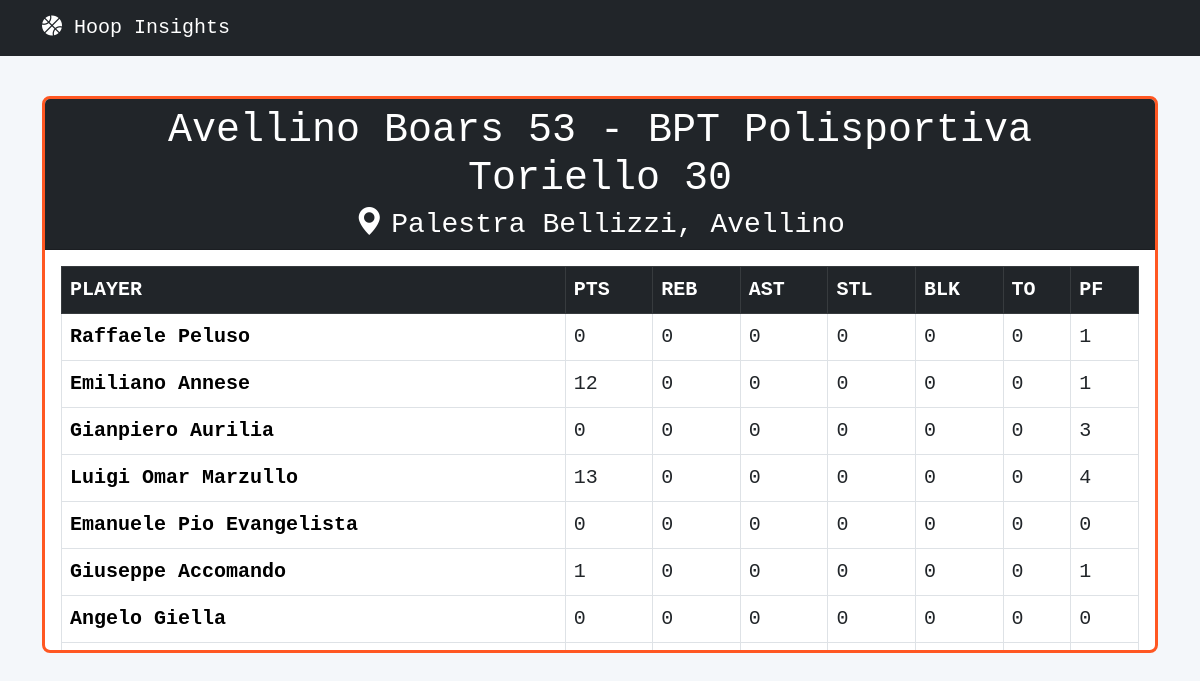
The page /games/4 on the database its author committed.
### tables this page shows
CREATE TABLE games (
    id INTEGER PRIMARY KEY AUTOINCREMENT,
    home_team VARCHAR(255),
    away_team VARCHAR(255),
    home_score INTEGER,
    away_score INTEGER,
    location VARCHAR(255),
    date DATE
);

CREATE TABLE player_stats (
    id INTEGER PRIMARY KEY AUTOINCREMENT,
    player_id INTEGER,
    game_id INTEGER,
    pts INTEGER,
    reb INTEGER,
    ast INTEGER,
    stl INTEGER,
    blk INTEGER,
    turn INTEGER,  
    pf INTEGER,
    FOREIGN KEY (player_id) REFERENCES players (id),
    FOREIGN KEY (game_id) REFERENCES games (id)
);

CREATE TABLE players (
    id INTEGER PRIMARY KEY AUTOINCREMENT,
    name VARCHAR(255),
    jersey INTEGER,
    position VARCHAR(255),
    height REAL,
    weight REAL,
    age INTEGER,
    ppg REAL DEFAULT 0,
    rpg REAL DEFAULT 0,
    apg REAL DEFAULT 0,
    fpg REAL DEFAULT 0
);

### app.py (the view)
@app.route("/games/<int:id>")
def get_game(id):
    connection = get_connection()
    cursor = connection.cursor()
    cursor.execute("SELECT * FROM games WHERE id = ?", (id,))
    game = cursor.fetchone()
    if game:
        cursor.execute("""
            SELECT players.name, players.id, player_stats.pts, player_stats.reb, player_stats.ast,
                   player_stats.stl, player_stats.blk, player_stats.turn, player_stats.pf
            FROM player_stats
            JOIN players ON player_stats.player_id = players.id
            WHERE player_stats.game_id = ?
        """, (id,))
        player_stats = cursor.fetchall()
        connection.close()
        return render_template("game.html", game=game, player_stats=player_stats)
    else:
        connection.close()
        return {"error": "Game not found"}, 404

### app.py (called while the page is built)
def get_connection():
    connection = sqlite3.connect("data/database.db")
    connection.row_factory = sqlite3.Row
    return connection

### templates/game.html
{% extends "base.html" %} {% block content %}
<div class="card border-warning mt-3">
  <div class="card-header bg-dark text-white">
    <h1 class="card-title text-center">
      {{ game.home_team }} {{ game.home_score }} - {{ game.away_team }} {{
      game.away_score }}
    </h1>
    <h3 class="card-subtitle text-center">
      <i class="bi bi-geo-alt-fill me-2"></i>{{ game.location }}
    </h3>
  </div>
  <div class="card-body" style="max-height: 400px; overflow-y: auto">
    <div class="table-responsive">
      <table class="table table-bordered">
        <thead class="table-dark">
          <tr>
            <th>PLAYER</th>
            <th>PTS</th>
            <th>REB</th>
            <th>AST</th>
            <th>STL</th>
            <th>BLK</th>
            <th>TO</th>
            <th>PF</th>
          </tr>
        </thead>
        <tbody>
          {% for stat in player_stats %}
          <tr>
            <td>
              <a
                href="{{ url_for('get_player', id=stat.id) }}"
                class="table-link"
                >{{ stat.name }}</a
              >
            </td>
            <td>{{ stat.pts }}</td>
            <td>{{ stat.reb }}</td>
            <td>{{ stat.ast }}</td>
            <td>{{ stat.stl }}</td>
            <td>{{ stat.blk }}</td>
            <td>{{ stat.turn }}</td>
            <td>{{ stat.pf }}</td>
          </tr>
          {% endfor %}
        </tbody>
      </table>
    </div>
  </div>
</div>
{% endblock %}

### static/styles.css (style rules this page uses)
body { font-family: "Consolas", monospace; font-size: 20px; background-color: #f4f7fa; color: #333; margin: 0; padding: 0; }
.card.border-warning { border: 3px solid #ff5722 !important; border-radius: 8px; }
.card a { color: black; text-decoration: none; font-weight: bold; transition: color 0.1s ease; }

### rows shown on the page
games: home_team "Avellino Boars", home_score "53", away_team "BPT Polisportiva Toriello", away_score "30", location "Palestra Bellizzi, Avellino"
player_stats: name "Raffaele Peluso", pts "0", reb "0", ast "0", stl "0", blk "0", turn "0", pf "1"
player_stats: name "Emiliano Annese", pts "12", reb "0", ast "0", stl "0", blk "0", turn "0", pf "1"
player_stats: name "Gianpiero Aurilia", pts "0", reb "0", ast "0", stl "0", blk "0", turn "0", pf "3"
player_stats: name "Luigi Omar Marzullo", pts "13", reb "0", ast "0", stl "0", blk "0", turn "0", pf "4"
player_stats: name "Emanuele Pio Evangelista", pts "0", reb "0", ast "0", stl "0", blk "0", turn "0", pf "0"
player_stats: name "Giuseppe Accomando", pts "1", reb "0", ast "0", stl "0", blk "0", turn "0", pf "1"
player_stats: name "Angelo Giella", pts "0", reb "0", ast "0", stl "0", blk "0", turn "0", pf "0"
